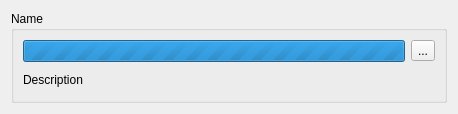
<?xml version="1.0" encoding="UTF-8"?>
<ui version="4.0">
 <class>Form</class>
 <widget class="QWidget" name="Form">
  <property name="geometry">
   <rect>
    <x>0</x>
    <y>0</y>
    <width>456</width>
    <height>114</height>
   </rect>
  </property>
  <property name="maximumSize">
   <size>
    <width>16777215</width>
    <height>16777215</height>
   </size>
  </property>
  <property name="windowTitle">
   <string>Form</string>
  </property>
  <layout class="QGridLayout" name="gridLayout">
   <item row="0" column="0">
    <widget class="QGroupBox" name="group">
     <property name="sizePolicy">
      <sizepolicy hsizetype="Expanding" vsizetype="Preferred">
       <horstretch>0</horstretch>
       <verstretch>0</verstretch>
      </sizepolicy>
     </property>
     <property name="title">
      <string>Name</string>
     </property>
     <layout class="QGridLayout" name="gridLayout_2">
      <property name="sizeConstraint">
       <enum>QLayout::SetDefaultConstraint</enum>
      </property>
      <item row="0" column="1">
       <widget class="QToolButton" name="bt_cancel">
        <property name="toolTip">
         <string>Cancel operation</string>
        </property>
        <property name="text">
         <string>...</string>
        </property>
        <property name="icon">
         <iconset theme="process-stop">
          <normaloff>.</normaloff>.</iconset>
        </property>
       </widget>
      </item>
      <item row="0" column="0">
       <widget class="QProgressBar" name="pbar_progress">
        <property name="sizePolicy">
         <sizepolicy hsizetype="Minimum" vsizetype="Fixed">
          <horstretch>0</horstretch>
          <verstretch>0</verstretch>
         </sizepolicy>
        </property>
        <property name="minimumSize">
         <size>
          <width>0</width>
          <height>0</height>
         </size>
        </property>
        <property name="maximum">
         <number>0</number>
        </property>
        <property name="value">
         <number>-1</number>
        </property>
        <property name="textVisible">
         <bool>true</bool>
        </property>
       </widget>
      </item>
      <item row="1" column="0">
       <layout class="QHBoxLayout" name="horizontalLayout">
        <item>
         <widget class="ElidedLabel" name="lbl_description">
          <property name="sizePolicy">
           <sizepolicy hsizetype="Fixed" vsizetype="Preferred">
            <horstretch>0</horstretch>
            <verstretch>0</verstretch>
           </sizepolicy>
          </property>
          <property name="minimumSize">
           <size>
            <width>350</width>
            <height>0</height>
           </size>
          </property>
          <property name="maximumSize">
           <size>
            <width>350</width>
            <height>16777215</height>
           </size>
          </property>
          <property name="text">
           <string>Description</string>
          </property>
          <property name="wordWrap">
           <bool>false</bool>
          </property>
         </widget>
        </item>
        <item>
         <spacer name="horizontalSpacer">
          <property name="orientation">
           <enum>Qt::Horizontal</enum>
          </property>
          <property name="sizeType">
           <enum>QSizePolicy::MinimumExpanding</enum>
          </property>
          <property name="sizeHint" stdset="0">
           <size>
            <width>32</width>
            <height>20</height>
           </size>
          </property>
         </spacer>
        </item>
       </layout>
      </item>
     </layout>
    </widget>
   </item>
  </layout>
 </widget>
 <customwidgets>
  <customwidget>
   <class>ElidedLabel</class>
   <extends>QLabel</extends>
   <header>hackedit.api.widgets</header>
  </customwidget>
 </customwidgets>
 <resources/>
 <connections/>
</ui>
